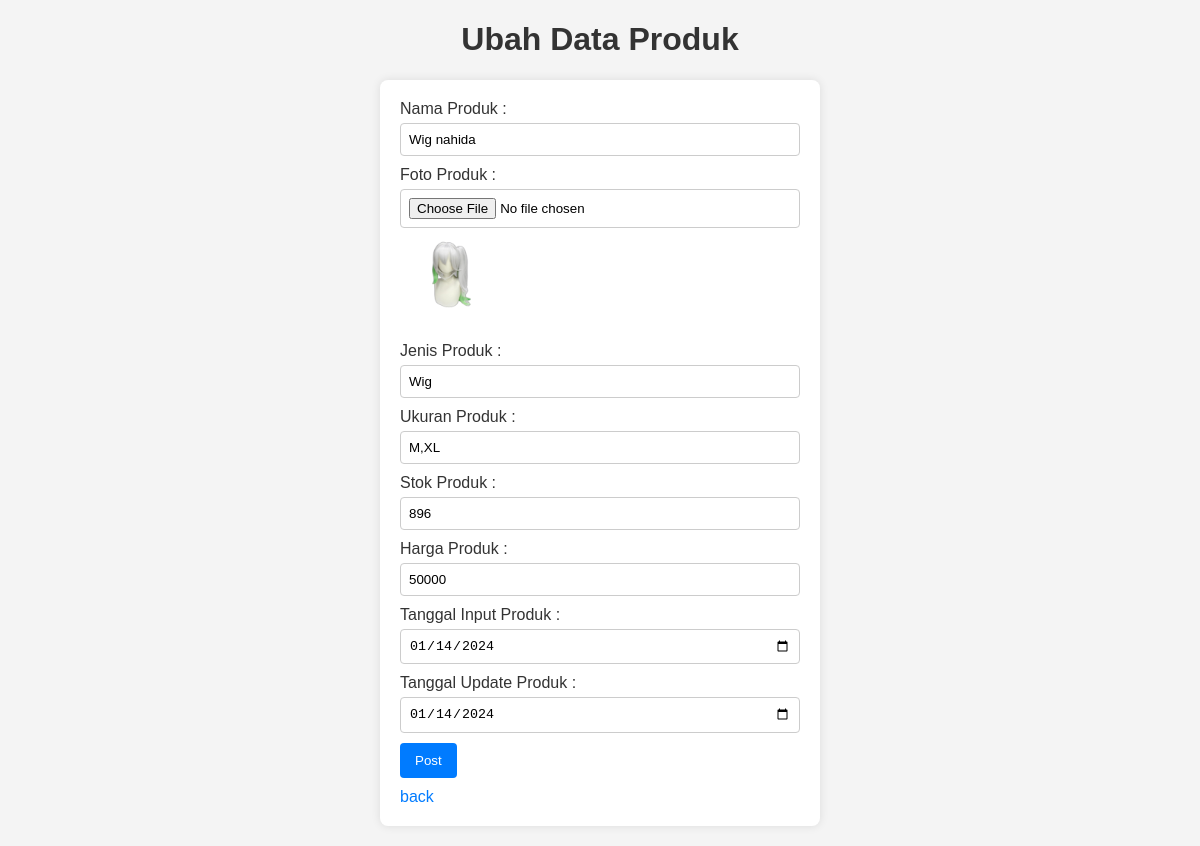
Page /admin/edit_produk.php?id_barang=2 on the committed database.
### tables this page shows
CREATE TABLE `barang` (
  `id_barang` int(11) NOT NULL,
  `nama_barang` varchar(80) NOT NULL,
  `gambar_barang` varchar(150) NOT NULL,
  `jenis_barang` varchar(50) NOT NULL,
  `ukuran_barang` varchar(20) NOT NULL,
  `stok_barang` int(11) NOT NULL,
  `harga_barang` double NOT NULL,
  `status` tinyint(1) NOT NULL DEFAULT 1,
  `tgl_input` date NOT NULL DEFAULT current_timestamp(),
  `tgl_update` date NOT NULL DEFAULT current_timestamp()
);

### classes/classProduk.php (called while the page is built, shortened)
<?php
class Produk extends Connect{
    public function viewEachProduct($id_barang){
        $conn = $this->getConnection();
        $query = "SELECT * FROM barang WHERE id_barang= $id_barang";
        $result = $conn->query($query);
        $kategori = $result->fetch();
        return $kategori;
    }
}
?>

### admin/edit_produk.php (the view, shortened to what this page needs)
<?php
require_once '../classes/classProduk.php';
$id_barang = $_GET['id_barang'];
$barang2 = new Produk;
$pdk =  $barang2->viewEachProduct($id_barang);
?>
<!DOCTYPE html>
<html lang="en">
<head>
</head>
<body>
<h1>Ubah Data Produk</h1>
<form action="" method="post" enctype="multipart/form-data">
<ul>
    <li>
        <label for="Nama_produk">Nama Produk :</label>
        <input type="text" name="nama_barang" id="Nama_produk" required value="<?= $pdk['nama_barang']; ?>">
    </li>
    <li>
        <label for="Foto_produk">Foto Produk :</label>
        <input type="file" name="gambar_barang" id="nama">
        <img src="../<?= $pdk['gambar_barang'] ?>" width="100px" height="100px">
    </li>
    <li>
        <label for="Nama_produk">Jenis Produk :</label>
        <input type="text" name="jenis_barang" id="Nama_produk" required value="<?= $pdk['jenis_barang']; ?>">
    </li>
    <li>
        <label for="Nama_produk">Ukuran Produk :</label>
        <input type="text" name="ukuran_barang" id="Nama_produk" required value="<?= $pdk['ukuran_barang']; ?>">
    </li>
    <li>
        <label for="Nama_produk">Stok Produk :</label>
        <input type="number" name="stok_barang" id="Nama_produk" required value="<?= $pdk['stok_barang']; ?>">
    </li>
    <li>
        <label for="Nama_produk">Harga Produk :</label>
        <input type="number" name="harga_barang" id="Nama_produk" required value="<?= $pdk['harga_barang']; ?>">
    </li>
    <li>
        <label for="Nama_produk">Tanggal Input Produk :</label>
        <input type="date" name="tgl_input" id="Nama_produk" required value="<?= $pdk['tgl_input']; ?>">
    </li>
    <li>
        <label for="Nama_produk">Tanggal Update Produk :</label>
        <input type="date" name="tgl_update" id="Nama_produk" required value="<?= $pdk['tgl_update']; ?>">
    </li>
    <button type="submit" name="submit">Post</button>
</ul>
<a href="dashboardProduct.php">back</a>
</form>
</body>
</html>

### admin/edit_produk.php (style rules this page uses)
body { font-family: Arial, sans-serif; background-color: #f4f4f4; margin: 0; padding: 0; }
h1 { color: #333; text-align: center; }
form { max-width: 400px; margin: 20px auto; background-color: #fff; padding: 20px; border-radius: 8px; box-shadow: 0 0 10px rgba(0, 0, 0, 0.1); }
ul { list-style: none; padding: 0; margin: 0; }
li { margin-bottom: 10px; }
label { display: block; margin-bottom: 5px; color: #333; }
input { width: 100%; padding: 8px; box-sizing: border-box; border: 1px solid #ccc; border-radius: 4px; }
button { background-color: #007BFF; color: #fff; padding: 10px 15px; border: none; border-radius: 4px; cursor: pointer; }
a { display: block; margin-top: 10px; color: #007BFF; text-decoration: none; }

### rows in the picture
barang: nama_barang "Wig nahida", gambar_barang (picture), jenis_barang "Wig", ukuran_barang "M,XL", stok_barang "896", harga_barang "50000", tgl_input "01/14/2024", tgl_update "01/14/2024"
